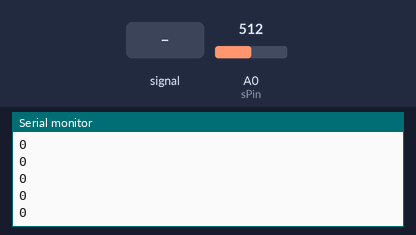
A sketch run on a simulated Arduino Uno, built with avr-gcc and run on an emulated ATmega328P. On the bench: the last lines printed to the serial monitor. The inputs (shaded band) are chosen by the test bench; at power-on: A0 (sPin) = 512.

Above: at 1.2 s.
1.3 s: A0 (sPin) fed a 200 Hz sine of ±81 counts around its level
At 2.1 s:
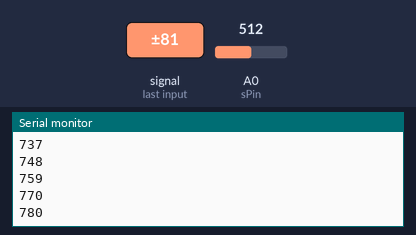
2.8 s: A0 (sPin) set to 716
At 3.3 s:
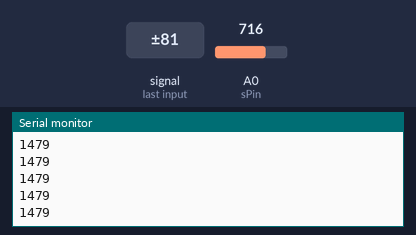
4.3 s: A0 (sPin) fed a 1000 Hz sine of ±255 counts around its level
5.8 s: A0 (sPin) set to 900
At 6.8 s:
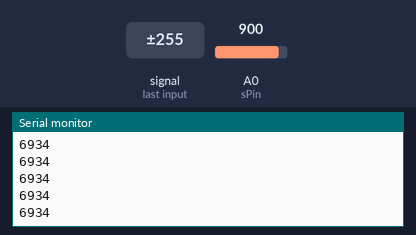
Timing chart, 0 to 8.3 s (numbered marks = the images above; inputs shaded):
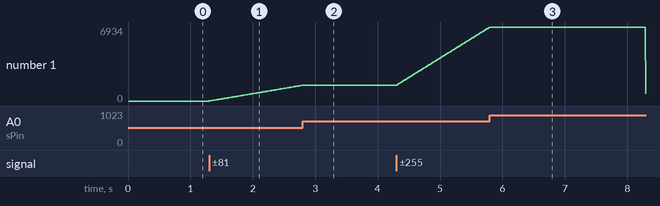

Measured:
- after the input at 1.3 s, the serial monitor: prints a new line at once (image 1)
- plotted number 1: 0 → 1469 after the input at 1.3 s

The sketch:

rotalyEncoder_light_V1.0.1.ino
```cpp
#define sPin A0
#define THR 40
int curr_sense_val, dist_sense_val, count, min_sense_val, max_sense_val;
/*
   ホイールに取り付けたセンサ用ホイールの回転量を取得してシリアル出力するプログラム。
   count = 1400でキャットホイール20回転ぐらい(実測値)
*/
//回転速度計算用
#define DT 10//回転速度計算の周期(ms)
int prev_count;
double curr_t, prev_t;

void setup() {
  prev_count = 0;
  curr_t = 0;
  prev_t = 0;

  curr_sense_val = 0;
  dist_sense_val = 0;
  count = 0;
  min_sense_val = 32767;
  max_sense_val = 0;
  pinMode(A0, INPUT);
  Serial.begin(9600);
}

void loop() {
  //センサ値の取得
  curr_sense_val = analogRead(sPin);
  //最小値の更新
  if (min_sense_val > curr_sense_val) {
    min_sense_val = curr_sense_val;
  }
  //最大値の更新
  if (max_sense_val < curr_sense_val) {
    max_sense_val = curr_sense_val;
  }
  //最大値と最小値の差の絶対値が閾値を超えれば、白⇔黒の遷移が起こったとみなす。
  dist_sense_val = max_sense_val - min_sense_val;
  if ((abs(dist_sense_val) - THR) > 0) {
    count++;//回転数(1/6回転)をカウント
    min_sense_val = 32767;//初期化
    max_sense_val = 0;//初期化
    dist_sense_val = 0;//初期化
  }

  curr_t = millis();//現在時刻を取得

  if ((curr_t - prev_t) > DT) {//このブロックを動かす時は下のブロックは動かさないこと
    Serial.print(count);
    Serial.println();
    prev_count = count;
    prev_t = curr_t;
  }

  //  if ((curr_t - prev_t) > DT * 40) {//このブロックを動かす時は上のブロックは動かさないこと
  //    Serial.print(count - prev_count);
  //    Serial.println();
  //    prev_count = count;
  //    prev_t = curr_t;
  //  }

  //  Serial.print(curr_sense_val);
  //  Serial.print(',');
  //  Serial.print(dist_sense_val);
  //  Serial.print(',');
  //  Serial.print(count);
  //  Serial.println();
  //  delay(10);
}
```
